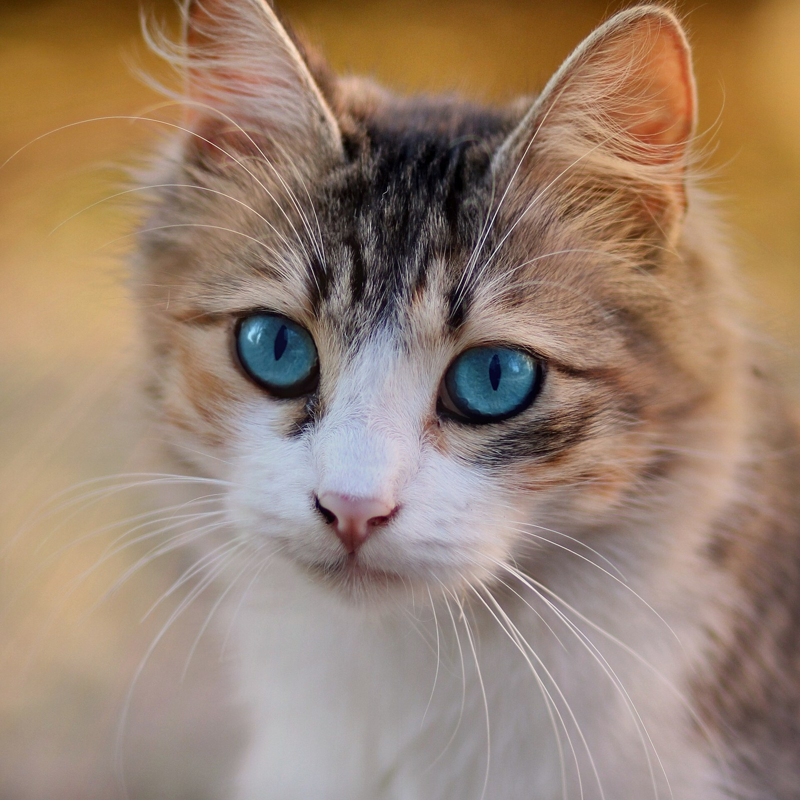
#> input picture ep09-foldable-screen/cat.png, 800 x 800 px
$ jupyter execute ep09_foldable_screen.ipynb
#> lines starting #> are read from the running program, lines starting #| are printed output that depends on the picture
# EP09｜iPhone Duo 螢幕有玻璃，為什麼摺得起來？摺痕怎麼來的

像素腦底加！這是影片裡的「摺疊螢幕計算機」和「摺痕模擬器」，按上方的 **執行階段 → 全部執行**（或每格按 ▶️）就能自己跑一遍。

我們會算：玻璃彎曲時外側被拉長多少、玻璃最多能多厚、分層為什麼好彎、U 形和水滴形鉸鏈差多少，
最後模擬一隻貓的倒影被 0.01 毫米的摺痕扭彎，再試試霧面能把摺痕藏掉多少。

⚠️ 這些都是簡化的示意模型：鉸鏈尺寸、玻璃能撐的 1% 都是假設，不是哪一支手機的實際規格。

📺 影片：[youtube.com/@pixelbraintw](https://www.youtube.com/@pixelbraintw)

## 0. 準備：載入套件、下載一張貓咪照片（CC0 授權，作者 AdinaVoicu，Wikimedia Commons）

[cell 1]
import os, urllib.request
import matplotlib.pyplot as plt
from PIL import Image
import numpy as np
from scipy.ndimage import gaussian_filter, map_coordinates

if not os.path.exists("cat.png"):
    urllib.request.urlretrieve("https://raw.githubusercontent.com/pixelbraintw/pixelbrain-code/main/ep09-foldable-screen/cat.png", "cat.png")

def show(*imgs, titles=None):
    fig, axes = plt.subplots(1, len(imgs), figsize=(5 * len(imgs), 5))
    for i, (ax, im) in enumerate(zip(np.atleast_1d(axes), imgs)):
        ax.imshow(im, cmap="gray", vmin=0, vmax=1)
        if titles: ax.set_title(titles[i])
        ax.axis("off")
    plt.show()

## 1. 彎曲時外側被拉長多少

彎起來的時候，外側繞大圈被拉長、內側繞小圈被壓短，正中間那層長度不變。
外側離中間的距離是厚度的一半，所以拉長的比例（應變）≈ 厚度的一半 ÷ 彎曲半徑。

[cell 2]
def strain(t, R):
    return t / (2 * R)

for t in [0.5, 0.1, 0.03]:
    print(f"{t} mm 厚，彎成半徑 2 mm：外側拉長 {strain(t, 2):.2%}")

## 2. 玻璃最多能多厚？

一般玻璃大約拉長千分之一（0.1%）就可能裂。超薄玻璃經過化學強化，能撐住更多；這裡的 1% 是**假設的示意門檻**。

[cell 3]
for limit in [0.001, 0.01]:
    print(f"最多拉長 {limit:.1%}：彎成半徑 2 mm，玻璃最多 {2 * 2 * limit:.3f} mm 厚")

## 3. 同樣 0.4 mm，分成好幾層（理想情況：每層都能自由滑動）

[cell 4]
stack = 0.4
for n in [1, 2, 4, 8]:
    print(f"分成 {n} 層：每層拉長 {strain(stack / n, 2):.2%}")

## 4. 對摺 180 度，外層比內層多走多遠？（摺一本書，書口會變斜）

[cell 5]
gap = 0.1   # 兩層的中心相距 0.1 mm
print(f"外層比內層多走 {np.pi * gap:.2f} mm")
print(f"疊 10 層，最外和最內差 {np.pi * gap * 9:.2f} mm")

## 5. U 形和水滴形鉸鏈（示意尺寸）

[cell 6]
u_shape = strain(0.03, 1.5)   # 闔起來留 3 mm 的縫：U 形半徑 1.5 mm
drop = strain(0.03, 3.0)      # 水滴形：鉸鏈裡的大圓半徑 3 mm
print(f"U 形 {u_shape:.2%}，水滴形 {drop:.2%}")

## 6. 0.01 mm 深的摺痕，表面斜幾度？

鏡面斜 θ，反射光就轉 2θ（反射定律）。

[cell 7]
x = np.linspace(-15, 15, 601)                  # 螢幕上的位置（mm）
h = -0.01 * np.exp(-x**2 / (2 * 1.5**2))       # 摺痕：中間凹下 0.01 mm
tilt = np.degrees(np.arctan(np.gradient(h, x)))
print(f"最斜 {np.abs(tilt).max():.2f} 度，倒影就轉 {2 * np.abs(tilt).max():.2f} 度")

fig, ax = plt.subplots(2, 1, figsize=(10, 5), sharex=True)
ax[0].plot(x, h * 1000); ax[0].set_ylabel("depth (µm)")
ax[1].plot(x, tilt, color="orange"); ax[1].set_ylabel("tilt (deg)"); ax[1].set_xlabel("x (mm)")
plt.show()
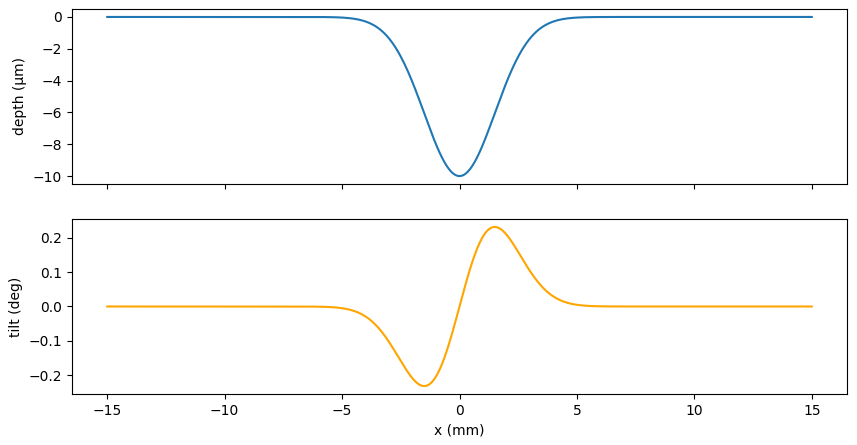
#> figure drawn by matplotlib, 2 panels; panel 2: curve peaks at x = 1.5, y = 0.232

## 7. 倒影被摺痕扭彎（換成你自己的照片也可以）

[cell 8]
def reflect(img, h, L=300):
    """螢幕上每一點斜 θ，倒影就轉 2θ；L 是倒影裡的東西離螢幕多遠（mm）"""
    shift = 2 * np.gradient(h, x) * L * 20     # 換成像素（1 mm = 20 像素）
    rows, cols = np.mgrid[0:img.shape[0], 0:img.shape[1]].astype(float)
    return map_coordinates(img, [rows, cols + shift[None, :]], order=1, mode="nearest")

cat = np.array(Image.open("cat.png").convert("L").resize((601, 601))) / 255
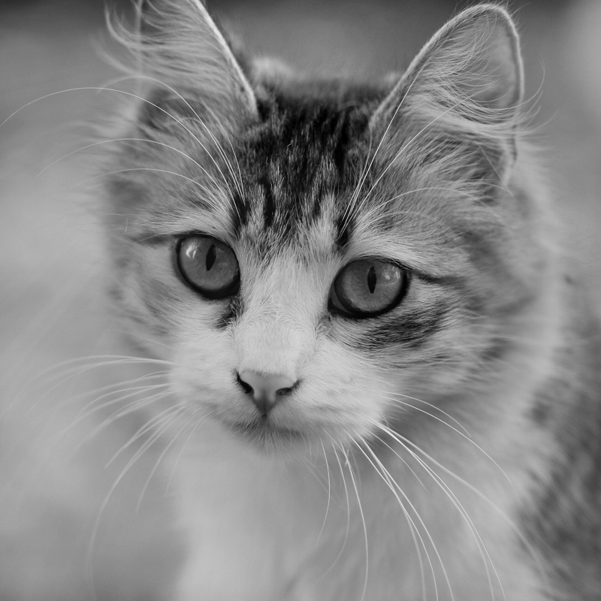
#> cat: shape (601, 601) float64; min 0, max 0.929, mean 0.531
flat, dent = reflect(cat, 0 * h), reflect(cat, h)
#> in reflect, `shift = 2 * np.gradient(h, x) * L * 20`: shift = 601 values from 0 to 0
#> call 2 of reflect, with h = array of shape (601,), L = 300
#> in reflect (call 2), `shift = 2 * np.gradient(h, x) * L * 20`: shift = 601 values, max 48.5 at index 330, min -48.5 at index 270, mean 0
#> in reflect (call 2), `return map_coordinates(img, [rows, cols + shift[None, :]], order=1, mo..`:
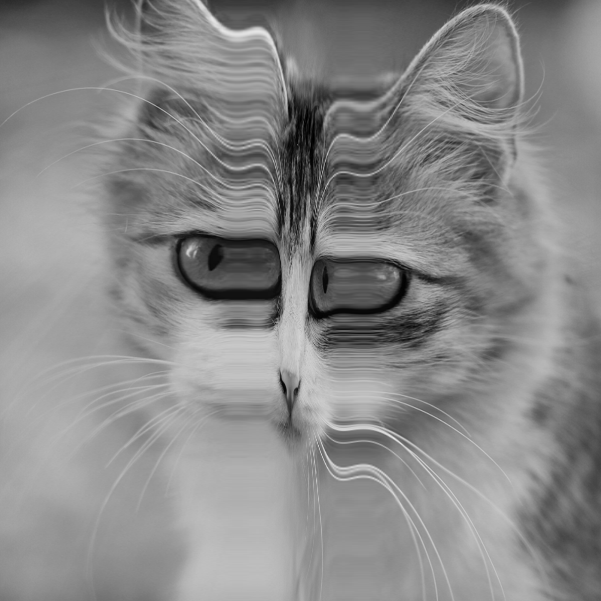
#> returned value: shape (601, 601) float64; min 0, max 0.903, mean 0.537
print(f"最多移動 {np.abs(2 * np.gradient(h, x) * 300).max():.1f} mm")
show(flat, dent, titles=["flat screen", "with a 0.01 mm crease"])
#> in show, `plt.show()`:
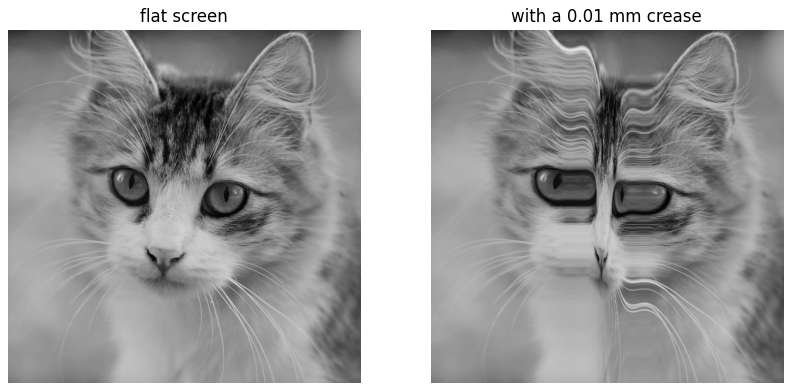
#> figure drawn by matplotlib, 2 panels

[cell 9]
for d in [0.002, 0.01, 0.03]:
    show(reflect(cat, -d * np.exp(-x**2 / (2 * 1.5**2))), titles=[f"crease {d} mm"])
#> this loop made 3 passes
#> pass 1, in show (call 2), `plt.show()`:
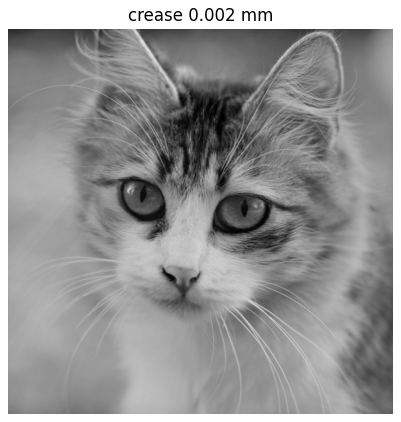
#> figure drawn by matplotlib, 1 panel

## 8. 霧面把反光打散（用模糊模擬散射）

[cell 10]
def matte(img, s=6):
    return gaussian_filter(img, s)

glossy = np.abs(dent - flat).mean() * 255
#> glossy = 8.97
frosted = np.abs(matte(dent) - matte(flat)).mean() * 255
#> in matte, `return gaussian_filter(img, s)`:
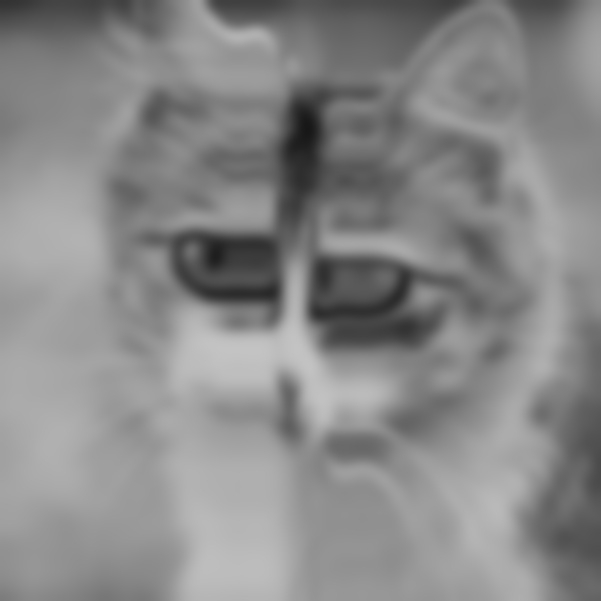
#> returned value: shape (601, 601) float64; min 0.0934, max 0.767, mean 0.537
#> call 2 of matte, with s = 6
#> in matte (call 2), `return gaussian_filter(img, s)`:
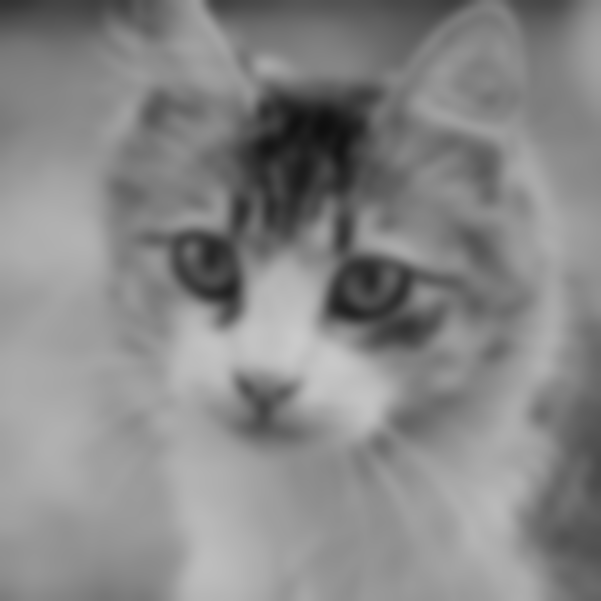
#> returned value: shape (601, 601) float64; min 0.0608, max 0.795, mean 0.531
#> frosted = 6.33
print(f"摺痕造成的差別：亮面 {glossy:.1f}，霧面 {frosted:.1f}")
#| 摺痕造成的差別：亮面 9.0，霧面 6.3
show(dent, matte(dent), titles=["glossy", "matte"])
